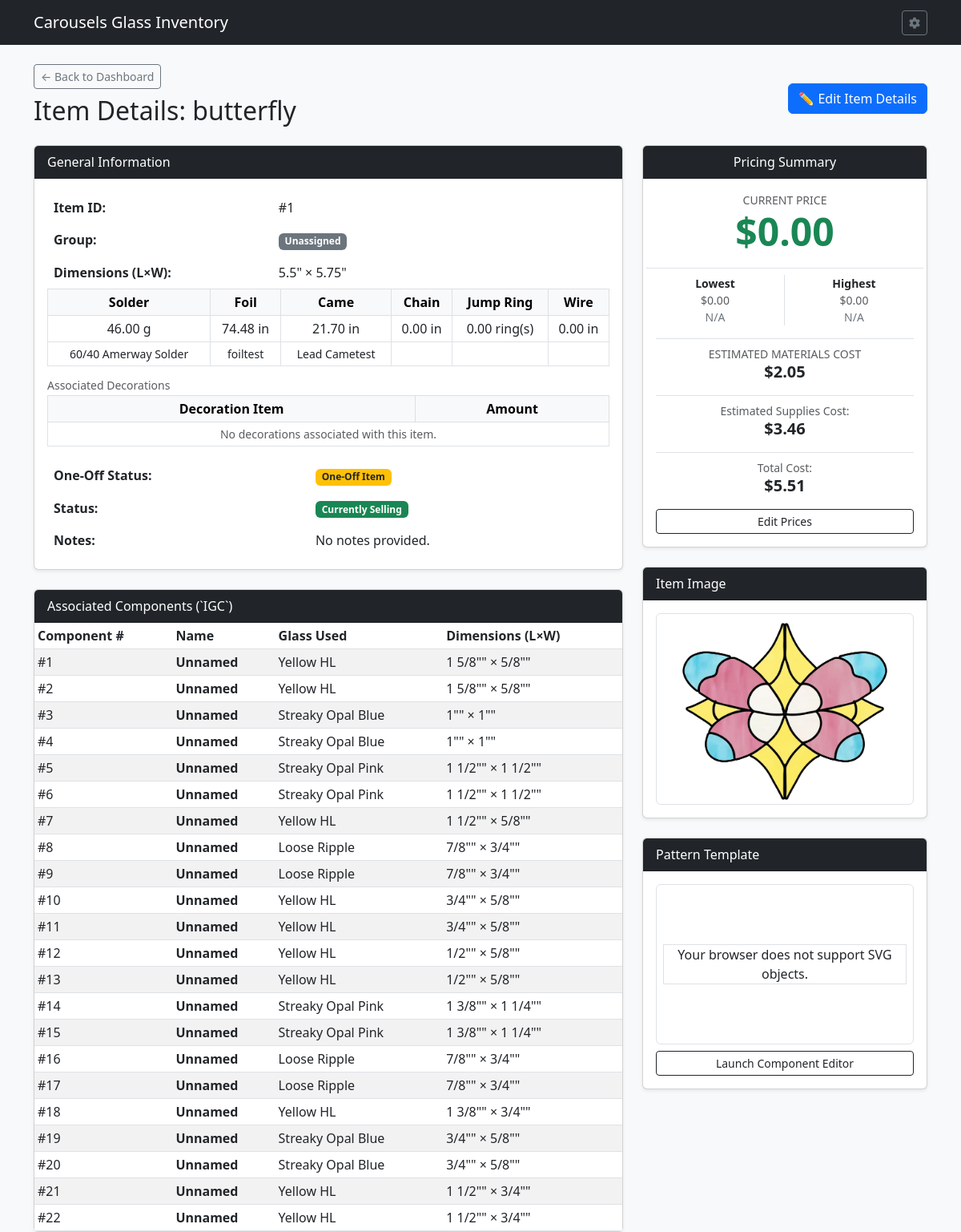
/item/1, run on an earlier commit of the app's database.
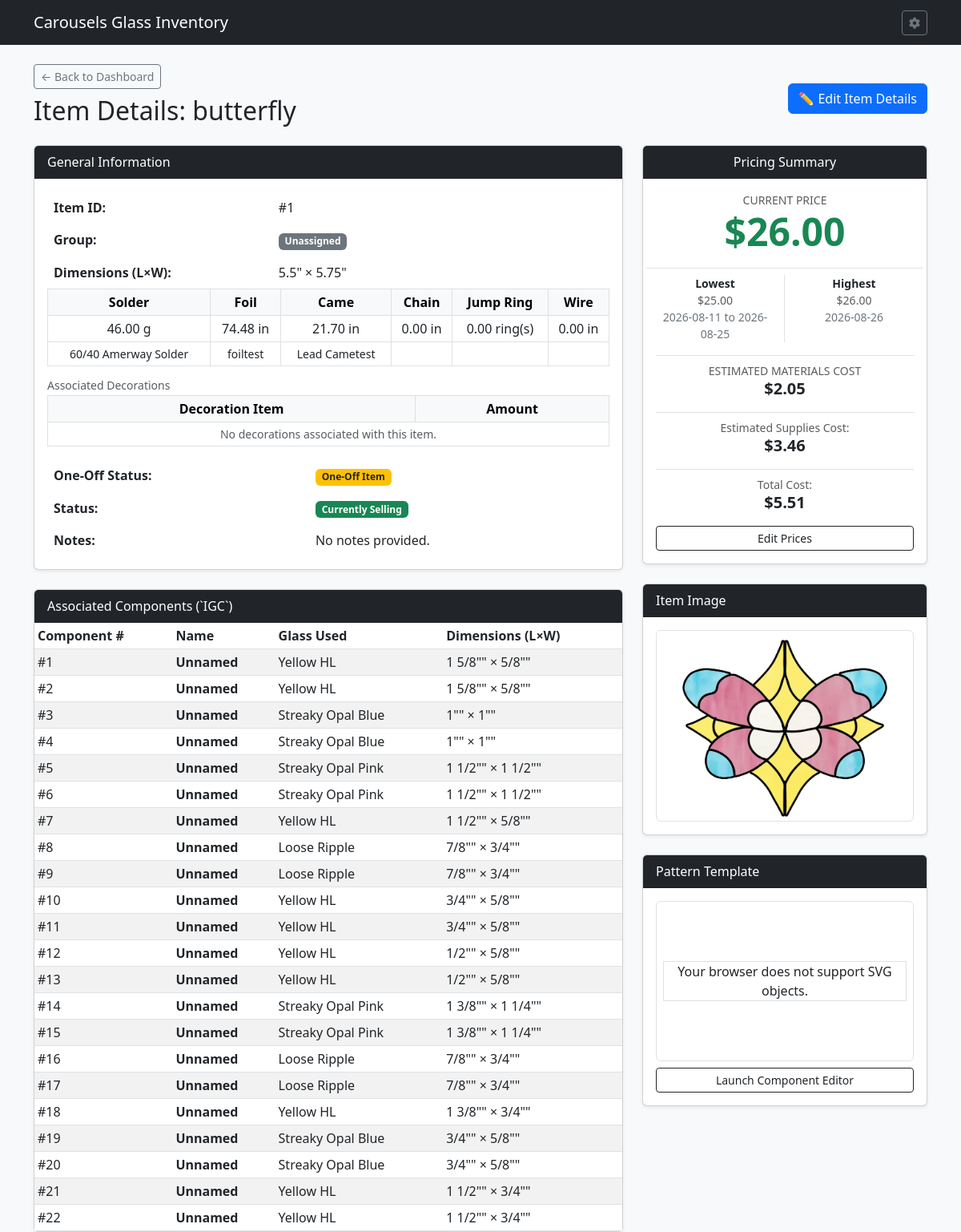
And on a later commit of the database.
### tables this page shows
CREATE TABLE IPC (
    ITEMID INTEGER,                           	--Item ID
    ITMPRICE NUMERIC,                         	--Item Price
    STDATE TEXT,                              	--Start Date
    ENDDATE TEXT,                             	--End Date

    FOREIGN KEY (ITEMID) REFERENCES ITM(ITEMID) ON DELETE CASCADE ON UPDATE CASCADE

);

### routes/item_routes.py (the view, shortened to what this page needs)
@item_bp.route('/item/<int:item_id>', methods=['GET'])
def item_detail(item_id):
    db = get_db()
    raw_item = db.execute(
        'SELECT * FROM ITM WHERE ITEMID = ?', (item_id,)
    ).fetchone()
    if not raw_item:
        flash('Item record not found.', 'danger')
        return redirect(url_for('index'))
    item = dict(raw_item)
    components = db.execute(
        """

            SELECT c.*, g.GLSNAME

            FROM IGC c

            LEFT JOIN GSI g ON c.GLASSID = g.GLASSID

            WHERE c.ITEMID = ?

            ORDER BY c.COMPNUM ASC

        """,
        (item_id,),
    ).fetchall()
    current_price = db.execute(
        """

            SELECT ITMPRICE AS PRICE FROM IPC

            WHERE ITEMID = ? AND (ENDDATE IS NULL OR ENDDATE >= DATE('now'))

            ORDER BY STDATE DESC LIMIT 1

        """,
        (item_id,),
    ).fetchone()
    lowest_price = db.execute(
        """

            SELECT ITMPRICE AS PRICE, STDATE AS START_DATE, ENDDATE AS END_DATE FROM IPC

            WHERE ITEMID = ?

            ORDER BY ITMPRICE ASC LIMIT 1

        """,
        (item_id,),
    ).fetchone()
    highest_price = db.execute(
        """

            SELECT ITMPRICE AS PRICE, STDATE AS START_DATE, ENDDATE AS END_DATE FROM IPC

            WHERE ITEMID = ?

            ORDER BY ITMPRICE DESC LIMIT 1

        """,
        (item_id,),
    ).fetchone()
    group_siblings = []
    components_with_cost = db.execute(
        """

            SELECT c.COMPLEN, c.COMPWID, g.GLSLEN, g.GLSWID,

                   (SELECT gp.GLSPRICE FROM GPC gp

                    WHERE gp.GLASSID = g.GLASSID AND (gp.ENDDATE IS NULL OR gp.ENDDATE >= DATE('now'))

                    ORDER BY gp.STDATE DESC LIMIT 1) AS LATEST_GLSPRICE

            FROM IGC c

            JOIN GSI g ON c.GLASSID = g.GLASSID

            WHERE c.ITEMID = ? AND c.COMPLEN IS NOT NULL AND c.COMPWID IS NOT NULL

                  AND g.GLSLEN IS NOT NULL AND g.GLSWID IS NOT NULL AND g.GLSLEN > 0 AND g.GLSWID > 0

        """,
        (item_id,),
    ).fetchall()
    materials_cost = 0.0
    for comp in components_with_cost:
        comp_sqin = (comp['COMPLEN'] or 0) * (comp['COMPWID'] or 0)
        glass_sheet_area = (comp['GLSLEN'] or 1) * (comp['GLSWID'] or 1)
        glass_sheet_price = comp['LATEST_GLSPRICE'] or 0.0
        if glass_sheet_area > 0:
            cost_per_sqin = glass_sheet_price / glass_sheet_area
            materials_cost += comp_sqin * cost_per_sqin
    associated_supplies_rows = db.execute(
        """

        SELECT msi.MSIID, msi.MSINAME, msi.MSITYPE, imi.IMIAMT, msi.MSIUNIT, u.CFACTOR

        FROM IMI imi

        JOIN MSI msi ON imi.MSIID = msi.MSIID

        LEFT JOIN UNTS u ON msi.UNTTYPE = u.UNTTYPE

        WHERE imi.ITEMID = ?

        """,
        (item_id,),
    ).fetchall()
    supplies_map = {row['MSITYPE']: row for row in associated_supplies_rows}
    associated_decorations = db.execute(
        """

        SELECT m.MSIID, m.MSINAME, i.IMIAMT, m.MSIUNIT, u.CFACTOR

        FROM IMI i

        JOIN MSI m ON i.MSIID = m.MSIID

        LEFT JOIN UNTS u ON m.UNTTYPE = u.UNTTYPE

        WHERE i.ITEMID = ? AND m.MSITYPE = 'Decoration'

        ORDER BY m.MSINAME ASC

        """,
        (item_id,),
    ).fetchall()
    item['MSLDR_NAME'] = supplies_map['Solder']['MSINAME'] if 'Solder' in supplies_map else ''
    item['MFOIL_NAME'] = supplies_map['Foil']['MSINAME'] if 'Foil' in supplies_map else ''
    item['MCAME_NAME'] = supplies_map['Came']['MSINAME'] if 'Came' in supplies_map else ''
    item['MCHAIN_NAME'] = supplies_map['Chain']['MSINAME'] if 'Chain' in supplies_map else ''
    item['MRING_NAME']  = supplies_map['Rings']['MSINAME'] if 'Rings' in supplies_map else ''
    item['MWIRE_NAME']  = supplies_map['Wire']['MSINAME'] if 'Wire' in supplies_map else ''
    raw_sldr = float(supplies_map['Solder']['IMIAMT']) if 'Solder' in supplies_map and supplies_map['Solder']['IMIAMT'] is not None else 0.0
    raw_came = float(supplies_map['Came']['IMIAMT']) if 'Came' in supplies_map and supplies_map['Came']['IMIAMT'] is not None else 0.0
    itm_supplies = {
        'ITMSLDR': (raw_sldr * SOLDER_CONVERSION * 2) + (raw_came * CAME_CONVERSION * 2),
        'ITMCAME': raw_came,
        'ITMFOIL': float(supplies_map['Foil']['IMIAMT']) if 'Foil' in supplies_map and supplies_map['Foil']['IMIAMT'] is not None else 0.0,
        'ITMCHAIN': float(supplies_map['Chain']['IMIAMT']) if 'Chain' in supplies_map and supplies_map['Chain']['IMIAMT'] is not None else 0.0,
        'ITMRING': float(supplies_map['Rings']['IMIAMT']) if 'Rings' in supplies_map and supplies_map['Rings']['IMIAMT'] is not None else 0,
        'ITMWIRE': float(supplies_map['Wire']['IMIAMT']) if 'Wire' in supplies_map and supplies_map['Wire']['IMIAMT'] is not None else 0.0
    }
    estimated_supplies_core_cost = 0.0
    for msi_type, qty in itm_supplies.items():
        type_lookup_map = {
            'ITMSLDR': 'Solder',
            'ITMFOIL': 'Foil',
            'ITMCAME': 'Came',
            'ITMCHAIN': 'Chain',
            'ITMRING': 'Rings',
            'ITMWIRE': 'Wire'
        }
        actual_type = type_lookup_map.get(msi_type)
        supply_data = supplies_map.get(actual_type)
        if qty and qty > 0 and supply_data and supply_data['MSIID']:
            misc_id = supply_data['MSIID']
            cfactor = supply_data['CFACTOR']
            msiunit = supply_data['MSIUNIT']
            price_row = db.execute(
                """

                    SELECT MSIPRICE AS PRICE FROM MSP

                    WHERE MSIID = ? AND (ENDDATE IS NULL OR ENDDATE >= DATE('now'))

                    ORDER BY STDATE DESC LIMIT 1

                """,
                (misc_id,),
            ).fetchone()
            if price_row and price_row['PRICE']:
                unit_price = float(price_row['PRICE'])
                valid_cfactor = float(cfactor) if cfactor and float(cfactor) > 0 else 1.0
                valid_msiunit = float(msiunit) if msiunit is not None and float(msiunit) > 0 else 1.0
                divisor = valid_cfactor * valid_msiunit
                if divisor > 0 and unit_price > 0:
                    estimated_supplies_core_cost += qty * (unit_price / divisor)
    decorations_cost = 0.0
    estimated_supplies_cost = estimated_supplies_core_cost + decorations_cost
    total_cost = materials_cost + estimated_supplies_cost
    return render_template(
        'item_detail.html',
        item=item,
        components=components,
        current_price=current_price,
        lowest_price=lowest_price,
        highest_price=highest_price,
        materials_cost=materials_cost,
        estimated_supplies_cost=estimated_supplies_cost,
        total_cost=total_cost,
        group_siblings=group_siblings,
        itm_supplies=itm_supplies,
        associated_supplies=associated_supplies_rows,
        associated_decorations=associated_decorations
    )

### app.py (called while the page is built)
def get_db():
    conn = sqlite3.connect(DATABASE)
    conn.row_factory = sqlite3.Row
    conn.execute("PRAGMA foreign_keys = ON;")
    return conn

### routes/item_routes.py (called while the page is built)
def get_db():
    from __main__ import get_db
    return get_db()

### utils.py (called while the page is built)
def format_fractional_inches(value):
    if value is None:
        return '—'
    try:
        val = float(value)
    except (ValueError, TypeError):
        return '—'
    whole = int(val)
    remainder = val - whole
    eighths = round(remainder * 8)
    if eighths == 8:
        whole += 1
        eighths = 0
    fractions = {
        0: '',
        1: '1/8',
        2: '1/4',
        3: '3/8',
        4: '1/2',
        5: '5/8',
        6: '3/4',
        7: '7/8'
    }
    frac_str = fractions.get(eighths, '')
    if whole == 0 and frac_str == '':
        return '0"'
    elif whole == 0:
        return f'{frac_str}"'
    elif frac_str == '':
        return f'{whole}"'
    else:
        return f'{whole} {frac_str}"'

### templates/item_detail.html (shortened to what the changed rows need)
{% extends 'base.html' %}
{% block content %}
<div class="d-flex justify-content-between align-items-center mb-3">
    <div>
        <h2>Item Details: {{ item.ITMNAME }}</h2>
    </div>
</div>
<div class="row">
    <div class="col-md-8">
        <div class="card shadow-sm mb-4">
            <div class="card-body">
                <div class="row align-items-center">
                    <div class="col-md-12">
                        <table class="table table-borderless mb-0">
                            <tbody>
                                <tr>
                                    <th style="width: 40%;">Item ID:</th>
                                </tr>
                                <tr>
                                    <th>Group:</th>
                                </tr>
                                <tr>
                                    <th>Dimensions (L×W):</th>
                                </tr>
                                <tr>
                                    <table class="table table-bordered table-sm text-center align-middle">
                                        <thead class="table-light">
                                            <tr>
                                                <th>Solder</th>
                                                <th>Foil</th>
                                                <th>Came</th>
                                                <th>Chain</th>
                                                <th>Jump Ring</th>
                                                <th>Wire</th>
                                            </tr>
                                        </thead>
                                    </table>
				</tr>
<div class="mt-3">
    <table class="table table-bordered table-sm text-center align-middle">
        <thead class="table-light">
            <tr>
                <th>Decoration Item</th>
                <th>Amount</th>
            </tr>
        </thead>
    </table>
</div>
                        <table class="table table-borderless mb-0">
			<tbody>
                                <tr>
                                    <th>One-Off Status:</th>
                                </tr>
                                <tr>
                                    <th>Status:</th>
                                </tr>
                                <tr>
                                    <th>Notes:</th>
                                </tr>
                            </tbody>
                        </table>
                    </div>
                </div>
            </div>
        </div>
        <div class="card shadow-sm">
            <div class="card-body p-0">
                <table class="table table-sm table-striped mb-0">
                    <thead>
                        <tr>
                            <th>Component #</th>
                            <th>Name</th>
                            <th>Glass Used</th>
                            <th>Dimensions (L×W)</th>
                        </tr>
                    </thead>
                </table>
            </div>
        </div>
    </div>
    <div class="col-md-4">
        <div class="card shadow-sm mb-4 text-center">
            <div class="card-body">
                <div class="mb-3">
                    <span class="text-muted small d-block">CURRENT PRICE</span>
                    <h2 class="display-5 fw-bold text-success mb-0">
                        ${% if current_price %}{{ "%.2f"|format(current_price.PRICE) }}{% else %}0.00{% endif %}
                    </h2>
                </div>
                <div class="row border-top pt-2 text-muted small">
                    <div class="col-6 border-end">
                        <span class="d-block fw-bold text-dark">Lowest</span>
                        <span>${% if lowest_price %}{{ "%.2f"|format(lowest_price.PRICE) }}{% else %}0.00{% endif %}</span>
                        <div class="text-xs text-secondary">
                            {% if lowest_price %}{{ lowest_price.START_DATE }} {% if lowest_price.END_DATE %}to {{ lowest_price.END_DATE }}{% endif %}{% else %}N/A{% endif %}
                        </div>
                    </div>
                    <div class="col-6">
                        <span class="d-block fw-bold text-dark">Highest</span>
                        <span>${% if highest_price %}{{ "%.2f"|format(highest_price.PRICE) }}{% else %}0.00{% endif %}</span>
                        <div class="text-xs text-secondary">
                            {% if highest_price %}{{ highest_price.START_DATE }} {% if highest_price.END_DATE %}to {{ highest_price.END_DATE }}{% endif %}{% else %}N/A{% endif %}
                        </div>
                    </div>
                </div>
            </div>
        </div>
    </div>
</div>
{% endblock %}

What changed in the data, as far as the page shows it:
added IPC: PRICE "26.00", START_DATE "2026-08-26"
added IPC: PRICE "25.00", START_DATE "2026-08-11", END_DATE "2026-08-25"
Also different on the page:
text no longer shown: "0.00 0.00 N/A 0.00 N/A"
text now shown: "to"
